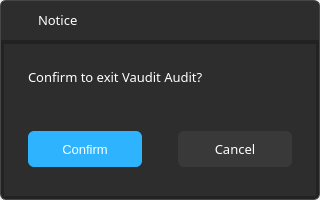
<?xml version="1.0" encoding="UTF-8"?>
<ui version="4.0">
 <class>Dialog</class>
 <widget class="QDialog" name="Dialog">
  <property name="geometry">
   <rect>
    <x>0</x>
    <y>0</y>
    <width>320</width>
    <height>200</height>
   </rect>
  </property>
  <property name="windowTitle">
   <string>Notice</string>
  </property>
  <property name="windowIcon">
   <iconset resource="../data/src.qrc">
    <normaloff>:/images/a16px.png</normaloff>:/images/a16px.png</iconset>
  </property>
  <property name="styleSheet">
   <string notr="true"/>
  </property>
  <widget class="QWidget" name="dialogWidget" native="true">
   <property name="geometry">
    <rect>
     <x>0</x>
     <y>0</y>
     <width>320</width>
     <height>200</height>
    </rect>
   </property>
   <property name="styleSheet">
    <string notr="true">QWidget#dialogWidget{
background-color:#222222;
border-radius:6px;
border:0.5px solid #464646;
}</string>
   </property>
   <widget class="QWidget" name="bodyWidget" native="true">
    <property name="geometry">
     <rect>
      <x>4</x>
      <y>44</y>
      <width>312</width>
      <height>152</height>
     </rect>
    </property>
    <property name="styleSheet">
     <string notr="true">QWidget#bodyWidget{
background-color:#2d2d2d;
border:none;
}</string>
    </property>
    <widget class="QPushButton" name="accept">
     <property name="geometry">
      <rect>
       <x>24</x>
       <y>87</y>
       <width>114</width>
       <height>36</height>
      </rect>
     </property>
     <property name="font">
      <font>
       <pointsize>10</pointsize>
       <weight>50</weight>
       <italic>false</italic>
       <bold>false</bold>
      </font>
     </property>
     <property name="styleSheet">
      <string notr="true">QPushButton#accept{
border:none;
color:#fff;
background-color:#2eb3ff;
border-radius:6px;
}
QPushButton#accept:hover{
border:none;
color:#fff;
background-color:#3fc4ff;
border-radius:6px;
}
QPushButton#accept:pressed{
border:none;
color:#fff;
background-color:#1da2ff;
border-radius:6px;
}</string>
     </property>
     <property name="text">
      <string>Confirm</string>
     </property>
    </widget>
    <widget class="QPushButton" name="cancel">
     <property name="geometry">
      <rect>
       <x>174</x>
       <y>87</y>
       <width>114</width>
       <height>36</height>
      </rect>
     </property>
     <property name="font">
      <font>
       <family>Sans Serif</family>
       <pointsize>10</pointsize>
      </font>
     </property>
     <property name="styleSheet">
      <string notr="true">QPushButton#cancel{
border:none;
color:#fff;
background-color:#393939;
border-radius:6px;
}

QPushButton#cancel:hover{
background-color:#464646;
border:none;
color:#fff;
border-radius:6px;
}

QPushButton#cancel:pressed{
background-color:#343434;
border:none;
color:#fff;
border-radius:6px;
}</string>
     </property>
     <property name="text">
      <string>Cancel</string>
     </property>
    </widget>
    <widget class="QLabel" name="label">
     <property name="geometry">
      <rect>
       <x>24</x>
       <y>24</y>
       <width>251</width>
       <height>41</height>
      </rect>
     </property>
     <property name="font">
      <font>
       <family>Sans Serif</family>
       <pointsize>10</pointsize>
      </font>
     </property>
     <property name="styleSheet">
      <string notr="true">#label{
color:#fff;
}</string>
     </property>
     <property name="text">
      <string>Confirm to exit Vaudit Audit?</string>
     </property>
     <property name="textFormat">
      <enum>Qt::AutoText</enum>
     </property>
     <property name="alignment">
      <set>Qt::AlignLeading|Qt::AlignLeft|Qt::AlignTop</set>
     </property>
     <property name="wordWrap">
      <bool>true</bool>
     </property>
    </widget>
   </widget>
   <widget class="QWidget" name="titleBar" native="true">
    <property name="geometry">
     <rect>
      <x>1</x>
      <y>1</y>
      <width>318</width>
      <height>39</height>
     </rect>
    </property>
    <property name="styleSheet">
     <string notr="true">QWidget#titleBar{
background-color:#2d2d2d;
border-top-left-radius:6px;
border-top-right-radius:6px;
}</string>
    </property>
    <widget class="QLabel" name="icon">
     <property name="geometry">
      <rect>
       <x>10</x>
       <y>10</y>
       <width>21</width>
       <height>21</height>
      </rect>
     </property>
     <property name="styleSheet">
      <string notr="true">image: url(:/images/a16px.png);</string>
     </property>
     <property name="text">
      <string/>
     </property>
    </widget>
    <widget class="QLabel" name="titleText">
     <property name="geometry">
      <rect>
       <x>37</x>
       <y>3</y>
       <width>81</width>
       <height>31</height>
      </rect>
     </property>
     <property name="font">
      <font>
       <family>Sans Serif</family>
       <pointsize>10</pointsize>
      </font>
     </property>
     <property name="styleSheet">
      <string notr="true">color:#fff;</string>
     </property>
     <property name="text">
      <string>Notice</string>
     </property>
    </widget>
   </widget>
  </widget>
 </widget>
 <resources>
  <include location="../data/src.qrc"/>
 </resources>
 <connections/>
</ui>
